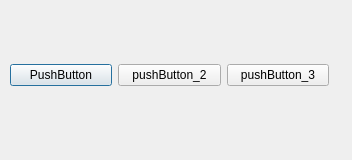
<?xml version="1.0" encoding="UTF-8"?>
<ui version="4.0">
 <class>Dialog</class>
 <widget class="QDialog" name="Dialog">
  <property name="geometry">
   <rect>
    <x>0</x>
    <y>0</y>
    <width>352</width>
    <height>160</height>
   </rect>
  </property>
  <property name="windowTitle">
   <string>Dialog</string>
  </property>
  <widget class="QWidget" name="horizontalLayoutWidget">
   <property name="geometry">
    <rect>
     <x>10</x>
     <y>10</y>
     <width>319</width>
     <height>131</height>
    </rect>
   </property>
   <layout class="QHBoxLayout" name="horizontalLayout">
    <item>
     <widget class="QPushButton" name="pushButton_1">
      <property name="text">
       <string>PushButton</string>
      </property>
     </widget>
    </item>
    <item>
     <widget class="QPushButton" name="pushButton_2">
      <property name="text">
       <string>pushButton_2</string>
      </property>
     </widget>
    </item>
    <item>
     <widget class="QPushButton" name="pushButton_3">
      <property name="text">
       <string>pushButton_3</string>
      </property>
     </widget>
    </item>
   </layout>
  </widget>
 </widget>
 <resources/>
 <connections/>
</ui>
